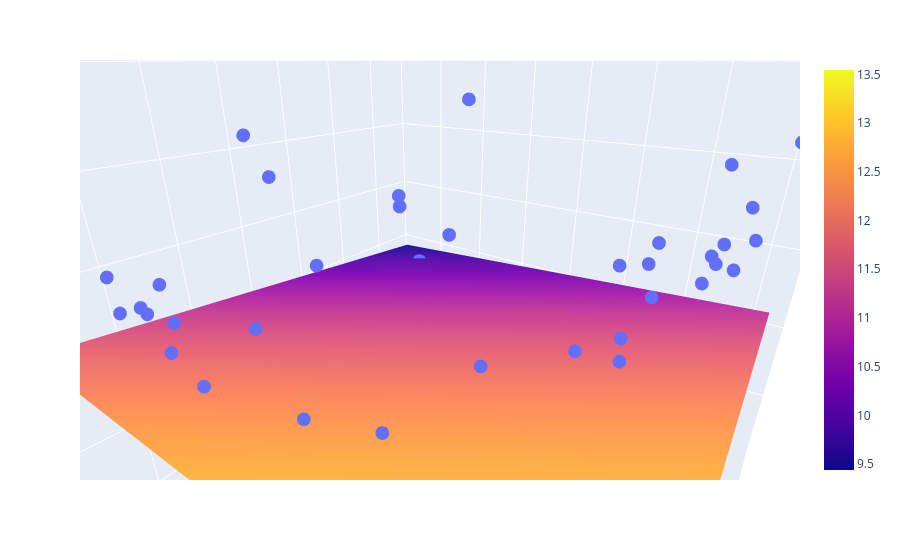

Write notebook code for a chart like this one.
### Code cell
import plotly.graph_objects as go

fig = px.scatter_3d(x = x.ravel(), y = y.ravel(), z = z.ravel())
fig.add_trace(go.Surface(x = x_input, y = y_input, z = z_final))
fig.show()
